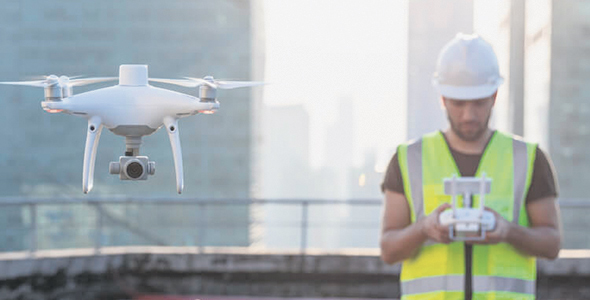
#> input picture Phantom4RTK_2.jpg, 590 x 300 px
$ python main.py
#> lines starting #> are read from the running program, lines starting #| are printed output that depends on the picture
import cv2
from matplotlib import pyplot as plt
import numpy as np
img = cv2.imread("Phantom4RTK_2.jpg")
#> img is the input picture: shape (300, 590, 3); mean B, G, R 177.2, 176.9, 169.9
img_gray = cv2.cvtColor(img, cv2.COLOR_BGR2GRAY)
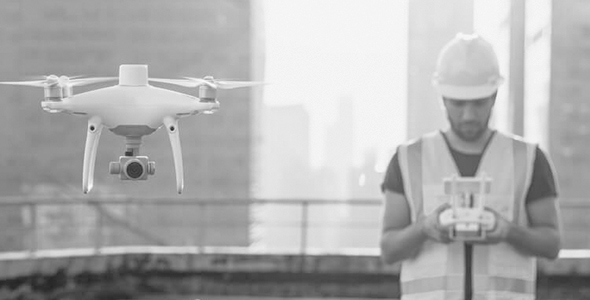
#> img_gray: shape (300, 590); min 35, max 251, mean 174.8
img_rgb = cv2.cvtColor(img, cv2.COLOR_BGR2RGB)
stop_data = cv2.CascadeClassifier('cascade.xml')
found = stop_data.detectMultiScale(img_gray,minSize=(20,20))
#> found = [[29, 21, 205, 205]]
amount_found =len(found)
#> amount_found = 1

if amount_found != 0:
    for (x, y, width, height) in found:
        cv2.rectangle(img_rgb, (x, y),
                      (x + height, y + width),
                      (0, 255, 0), 5)
#> this loop made 1 pass
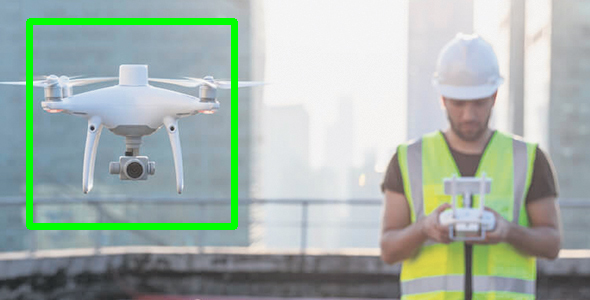
#> img_rgb: shape (300, 590, 3); mean R, G, B 165.1, 179.8, 171.6
plt.subplot(1, 1, 1)
plt.imshow(img_rgb)
plt.show()
